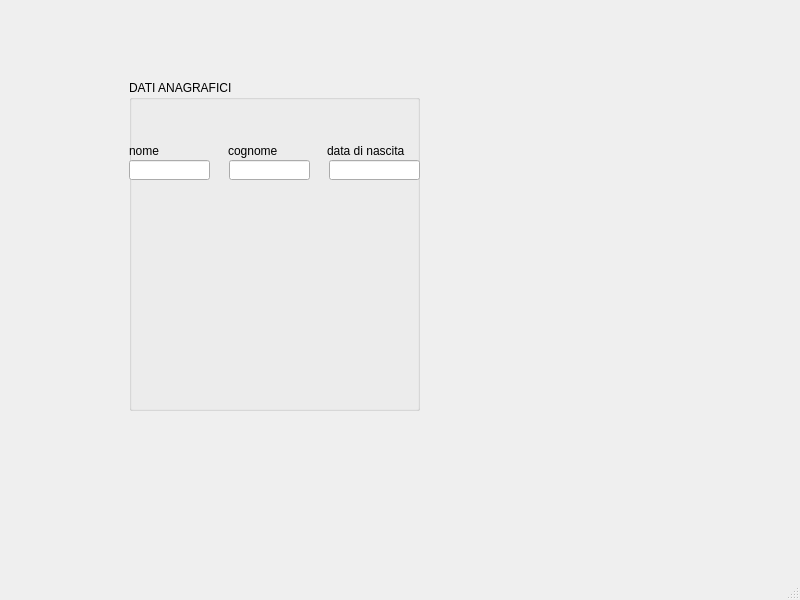
<?xml version="1.0" encoding="UTF-8"?>
<ui version="4.0">
 <class>MainWindow</class>
 <widget class="QMainWindow" name="MainWindow">
  <property name="geometry">
   <rect>
    <x>0</x>
    <y>0</y>
    <width>800</width>
    <height>600</height>
   </rect>
  </property>
  <property name="windowTitle">
   <string>MainWindow</string>
  </property>
  <widget class="QWidget" name="centralwidget">
   <widget class="QWidget" name="verticalLayoutWidget">
    <property name="geometry">
     <rect>
      <x>129</x>
      <y>80</y>
      <width>291</width>
      <height>331</height>
     </rect>
    </property>
    <layout class="QVBoxLayout" name="verticalLayout">
     <item>
      <widget class="QGroupBox" name="groupBox">
       <property name="title">
        <string>DATI ANAGRAFICI</string>
       </property>
       <widget class="QWidget" name="gridLayoutWidget">
        <property name="geometry">
         <rect>
          <x>0</x>
          <y>60</y>
          <width>291</width>
          <height>21</height>
         </rect>
        </property>
        <layout class="QGridLayout" name="gridLayout">
         <item row="1" column="4">
          <widget class="QLabel" name="label_2">
           <property name="text">
            <string>cognome</string>
           </property>
          </widget>
         </item>
         <item row="1" column="3">
          <widget class="QLabel" name="label">
           <property name="text">
            <string>nome</string>
           </property>
          </widget>
         </item>
         <item row="1" column="5">
          <widget class="QLabel" name="label_3">
           <property name="text">
            <string>data di nascita</string>
           </property>
          </widget>
         </item>
        </layout>
       </widget>
       <widget class="QLineEdit" name="lineEdit">
        <property name="geometry">
         <rect>
          <x>0</x>
          <y>80</y>
          <width>81</width>
          <height>20</height>
         </rect>
        </property>
       </widget>
       <widget class="QLineEdit" name="lineEdit_2">
        <property name="geometry">
         <rect>
          <x>100</x>
          <y>80</y>
          <width>81</width>
          <height>20</height>
         </rect>
        </property>
       </widget>
       <widget class="QLineEdit" name="lineEdit_3">
        <property name="geometry">
         <rect>
          <x>200</x>
          <y>80</y>
          <width>91</width>
          <height>20</height>
         </rect>
        </property>
       </widget>
      </widget>
     </item>
    </layout>
   </widget>
  </widget>
  <widget class="QMenuBar" name="menubar">
   <property name="geometry">
    <rect>
     <x>0</x>
     <y>0</y>
     <width>800</width>
     <height>21</height>
    </rect>
   </property>
  </widget>
  <widget class="QStatusBar" name="statusbar"/>
 </widget>
 <resources/>
 <connections/>
</ui>
